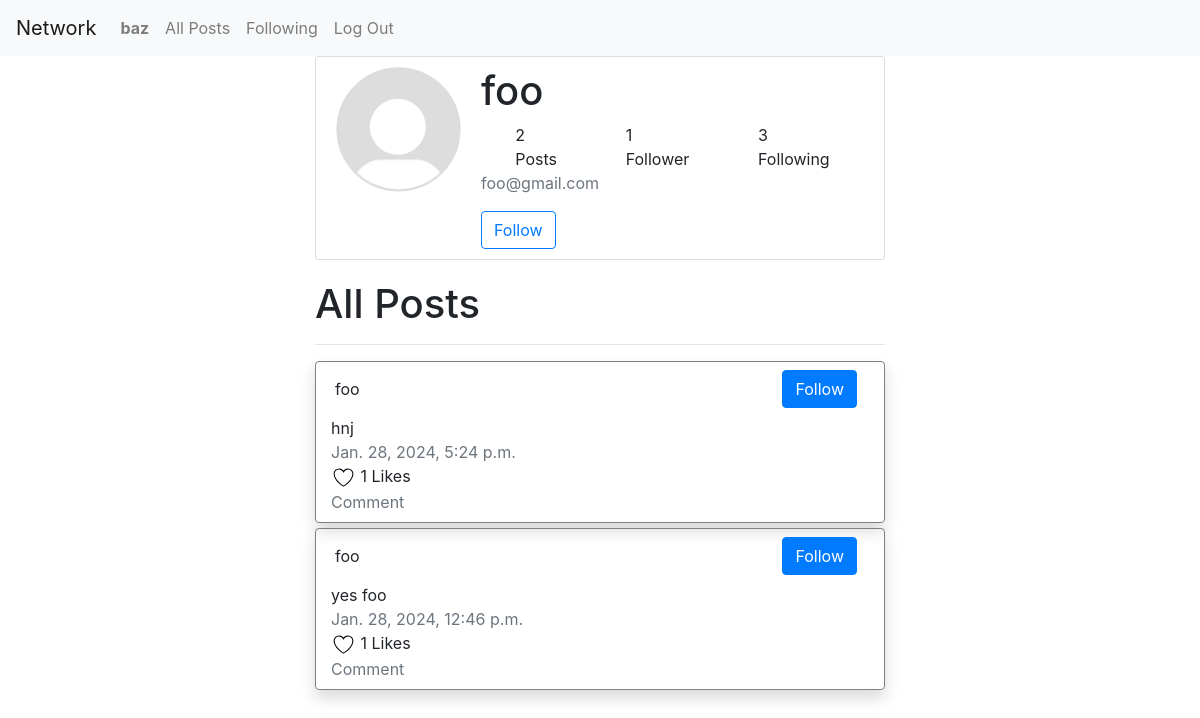
The page /profile/2 (signed in) on the database its author committed.
### network/models.py (models this page shows, shortened)
class User(AbstractUser):
    follower = models.ManyToManyField("User", related_name="followers")
    following = models.ManyToManyField("User", related_name="followings")

class Post(models.Model):
    content = models.CharField(max_length=100)
    poster = models.ForeignKey('User', on_delete=models.CASCADE, related_name='posts')
    timestamp = models.DateTimeField(auto_now_add=True)

### network/views.py (the view)
# urls.py: path("profile/<int:user_id>", views.profile_page, name="profile"),
@login_required(login_url="/login")
def profile_page(request, user_id):
    try:
        user = User.objects.get(pk=user_id)
    except UnboundLocalError or ValueError:
        raise Http404("User not found.")
    except User.DoesNotExist:
            return render(request, "error/404.html", {
                "message": "404",
                "title": "404 error"
            })
    posts = Post.objects.filter(poster=user).order_by("-timestamp").all()
    return render(request, "network/profile.html", {
        "user_info": user,
        "posts": posts,
        "isfollow": user in request.user.following.all()
    })

### network/templates/network/profile.html (shortened to what this page needs)
{% extends "network/layout.html" %}
{% load static %}
{% block body %}
        <div class="container w-50">
            <div class="content-section">
                <div class="media d-flex bd-highlight">
                    <div>
                        <img class="rounded-circle account-img" src="{% static 'profile/default.png' %}">
                    </div>
                    <div class="media-body">
                        <div>
                            <h2 class="account-heading">{{ user_info.username }}</h2>
                        </div>
                        <div class="d-flex bd-highlight justify-content-around">
                            <div class="d-flex flex-column bd-highlight">
                                <div>{{ posts.count }}</div>
                                <div>Posts</div>
                            </div>
                            <div>
                                <div>{{ user_info.follower.count }}</div>
                                <div>Follower</div>
                            </div>
                            <div>
                                <div>{{ user_info.following.count }}</div>
                                <div>Following</div>
                            </div>
                        </div>
                        <div>
                            <p class="text-secondary">{{ user_info.email }}</p>
                        </div>
                        <div id="follow_btn">
                            {% if user_info != request.user %}
                                {% if isfollow == False %}
                                    <button type="button" data-posterid="{{ user_info.id }}" class="btn btn-outline-primary">Follow</button>
                                {% else %}
                                    <button type="button" data-posterid="{{ user_info.id }}" class="btn btn-outline-secondary">Unfollow</button>
                                {% endif %}
                            {% endif %}
                        </div>
                    </div>
                </div>
            </div>
            <h1>All Posts</h1>
            <hr>
            {% for post in posts %}
                <div id="post{{post.id}}" class="container w-95 mx-auto shadow rounded" style="border: 1px solid gray; margin-bottom: 5px;">
                    <div id="info" class="d-flex bd-highlight">
                        <div id="post_info" class="p-1 flex-grow-1 d-flex align-items-center bd-highlight">
                            <div id="poster">
                                {{ user_info.username }}
                            </div>
                        </div>
                        <div id="post_action" class="d-flex flex-row p-2 bd-highlight align-items-center">
                            {% if user_info != request.user and isfollow == False %}
                                <div id="follow">
                                    <button class="btn btn-primary" data-posterid="{{ user_info.id }}">Follow</button>
                                </div>
                            {% endif %}
                        </div>
                    </div>
                    <div id="post_content" class="text-truncate-vertical">
                        <span>
                            {{ post.content }}
                        </span>
                    </div>
                    <div id="post_timestamp">
                        <span class="text-secondary">
                            {{ post.timestamp }}
                        </span>
                    </div>
                    <div id="post_likes">
                        <svg xmlns="http://www.w3.org/2000/svg" class="unlike" id="heart" viewBox="0 0 24 24">
                            <path d="M21 8.25c0-2.485-2.099-4.5-4.688-4.5-1.935 0-3.597 1.126-4.312 2.733-.715-1.607-2.377-2.733-4.313-2.733C5.1 3.75 3 5.765 3 8.25c0 7.22 9 12 9 12s9-4.78 9-12Z"></path>
                        </svg>
                        1 Likes
                    </div>
                    <div id="post_comments" class="mb-2">
                        <span class="text-secondary">
                            Comment
                        </span>
                    </div>
                </div>
            {% empty %}
                <h3>No Posts Yet.</h3>
            {% endfor %}
        </div>
{% endblock %}

### network/templates/network/layout.html (shortened to what this page needs)
{% load static %}
<!DOCTYPE html>
<html lang="en">
    <head>
        <link rel="stylesheet" href="https://stackpath.bootstrapcdn.com/bootstrap/4.4.1/css/bootstrap.min.css">
        <link href="{% static 'network/styles.css' %}" rel="stylesheet">
    </head>
    <body>
        <nav class="navbar navbar-expand-lg navbar-light bg-light">
            <a class="navbar-brand" href="#">Network</a>
            <div>
              <ul class="navbar-nav mr-auto">
                {% if user.is_authenticated %}
                    <li class="nav-item">
                        <a class="nav-link" href="{% url 'profile' user_id=user.id %}"><strong>{{ user.username }}</strong></a>
                    </li>
                {% endif %}
                <li class="nav-item">
                  <a class="nav-link" href="{% url 'index' %}">All Posts</a>
                </li>
                {% if user.is_authenticated %}
                    <li class="nav-item">
                        <a class="nav-link" href="{% url 'followings' %}">Following</a>
                    </li>
                    <li class="nav-item">
                        <a class="nav-link" href="{% url 'logout' %}">Log Out</a>
                    </li>
                {% endif %}
              </ul>
            </div>
          </nav>
        <div class="body">
            {% block body %}
            {% endblock %}
        </div>
    </body>
</html>

### network/static/network/styles.css (style rules this page uses)
#post_content { max-height : 100px; }
#follow, #delete_post, #edit_post { margin-right: 4px; }
.text-truncate-vertical span { -webkit-line-clamp: 3; display: -webkit-box; -webkit-box-orient: vertical; overflow: hidden; }
#heart { width: 25px; height: 25px; stroke: black; fill: none; stroke-dasharray: 58; }
#heart.unlike { animation: unlike 2s ease-out forwards; }
.account-img { height: 125px; width: 125px; margin-right: 20px; margin-bottom: 16px; }
.account-heading { font-size: 2.5rem; }
.content-section { background: #ffffff; padding: 10px 20px; border: 1px solid #dddddd; border-radius: 3px; margin-bottom: 20px; }

### rows shown on the page
User: username "baz"
User: username "foo", follower.count "1", following.count "3", email "foo@gmail.com"
Post: content "hnj", timestamp "Jan. 28, 2024, 5:24 p.m."
Post: content "yes foo", timestamp "Jan. 28, 2024, 12:46 p.m."

### other values the page prints
{{ posts.count }} "2"
